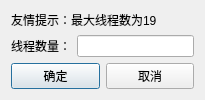
<?xml version="1.0" encoding="UTF-8"?>
<ui version="4.0">
 <class>ThreadConfigDialog</class>
 <widget class="QDialog" name="ThreadConfigDialog">
  <property name="geometry">
   <rect>
    <x>0</x>
    <y>0</y>
    <width>205</width>
    <height>91</height>
   </rect>
  </property>
  <property name="sizePolicy">
   <sizepolicy hsizetype="Preferred" vsizetype="Fixed">
    <horstretch>0</horstretch>
    <verstretch>0</verstretch>
   </sizepolicy>
  </property>
  <property name="maximumSize">
   <size>
    <width>16777215</width>
    <height>110</height>
   </size>
  </property>
  <property name="windowTitle">
   <string>线程配置</string>
  </property>
  <layout class="QVBoxLayout" name="verticalLayout">
   <item>
    <layout class="QHBoxLayout" name="horizontalLayout_3">
     <item>
      <widget class="QLabel" name="LabelWarn">
       <property name="text">
        <string>友情提示：最大线程数为19</string>
       </property>
       <property name="textFormat">
        <enum>Qt::AutoText</enum>
       </property>
      </widget>
     </item>
    </layout>
   </item>
   <item>
    <layout class="QHBoxLayout" name="horizontalLayout">
     <item>
      <widget class="QLabel" name="LabelThread">
       <property name="text">
        <string>线程数量：</string>
       </property>
      </widget>
     </item>
     <item>
      <widget class="QLineEdit" name="LineEditThread">
       <property name="inputMask">
        <string/>
       </property>
       <property name="text">
        <string/>
       </property>
      </widget>
     </item>
    </layout>
   </item>
   <item>
    <layout class="QHBoxLayout" name="horizontalLayout_2">
     <item>
      <widget class="QPushButton" name="ButtonOk">
       <property name="text">
        <string>确定</string>
       </property>
      </widget>
     </item>
     <item>
      <widget class="QPushButton" name="ButtonCancel">
       <property name="text">
        <string>取消</string>
       </property>
      </widget>
     </item>
    </layout>
   </item>
  </layout>
 </widget>
 <resources/>
 <connections>
  <connection>
   <sender>ButtonCancel</sender>
   <signal>clicked()</signal>
   <receiver>ThreadConfigDialog</receiver>
   <slot>reject()</slot>
   <hints>
    <hint type="sourcelabel">
     <x>44</x>
     <y>58</y>
    </hint>
    <hint type="destinationlabel">
     <x>41</x>
     <y>69</y>
    </hint>
   </hints>
  </connection>
  <connection>
   <sender>ButtonOk</sender>
   <signal>clicked()</signal>
   <receiver>ThreadConfigDialog</receiver>
   <slot>accept()</slot>
   <hints>
    <hint type="sourcelabel">
     <x>131</x>
     <y>56</y>
    </hint>
    <hint type="destinationlabel">
     <x>131</x>
     <y>67</y>
    </hint>
   </hints>
  </connection>
 </connections>
</ui>
